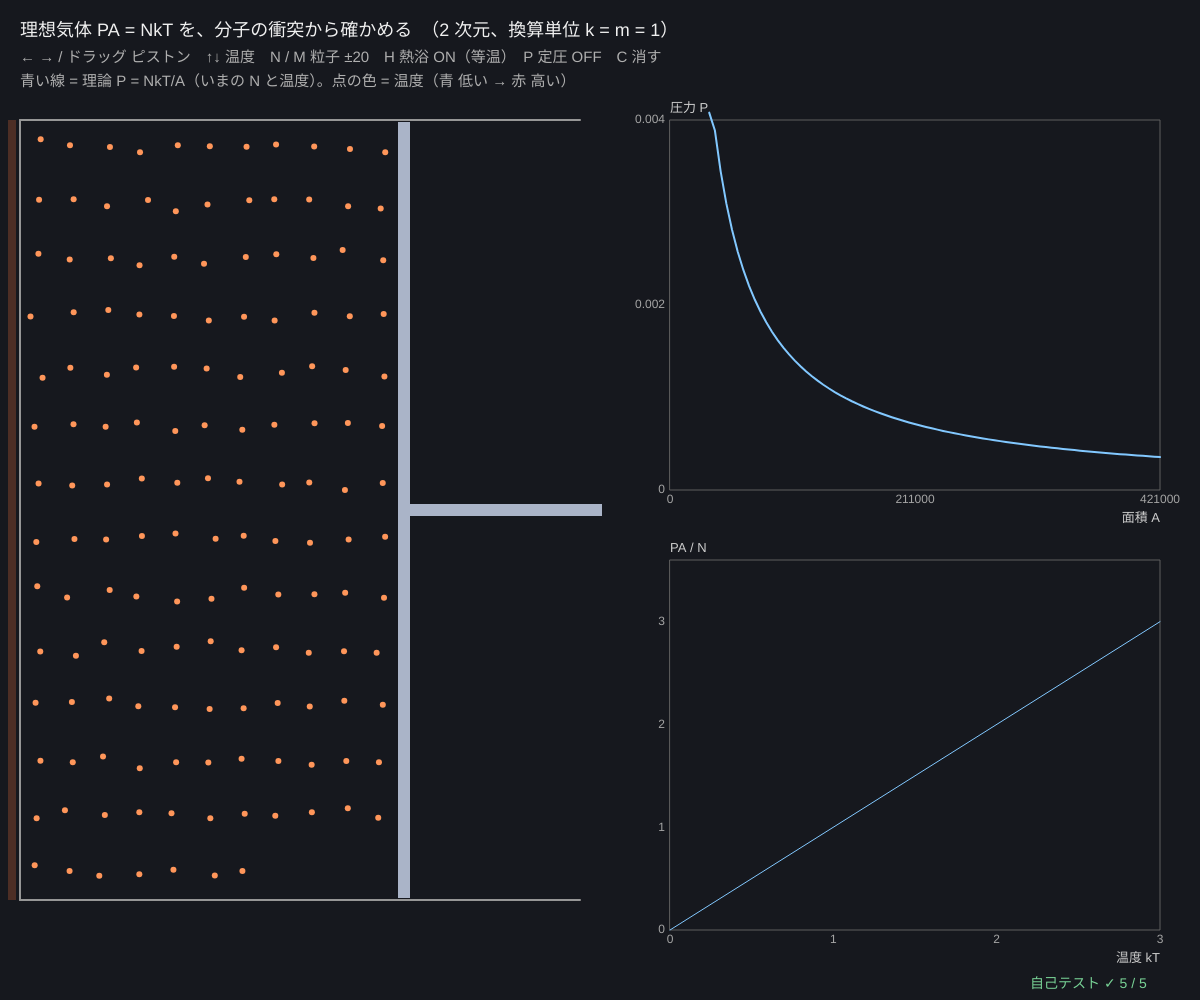
Frame 1 (no input)
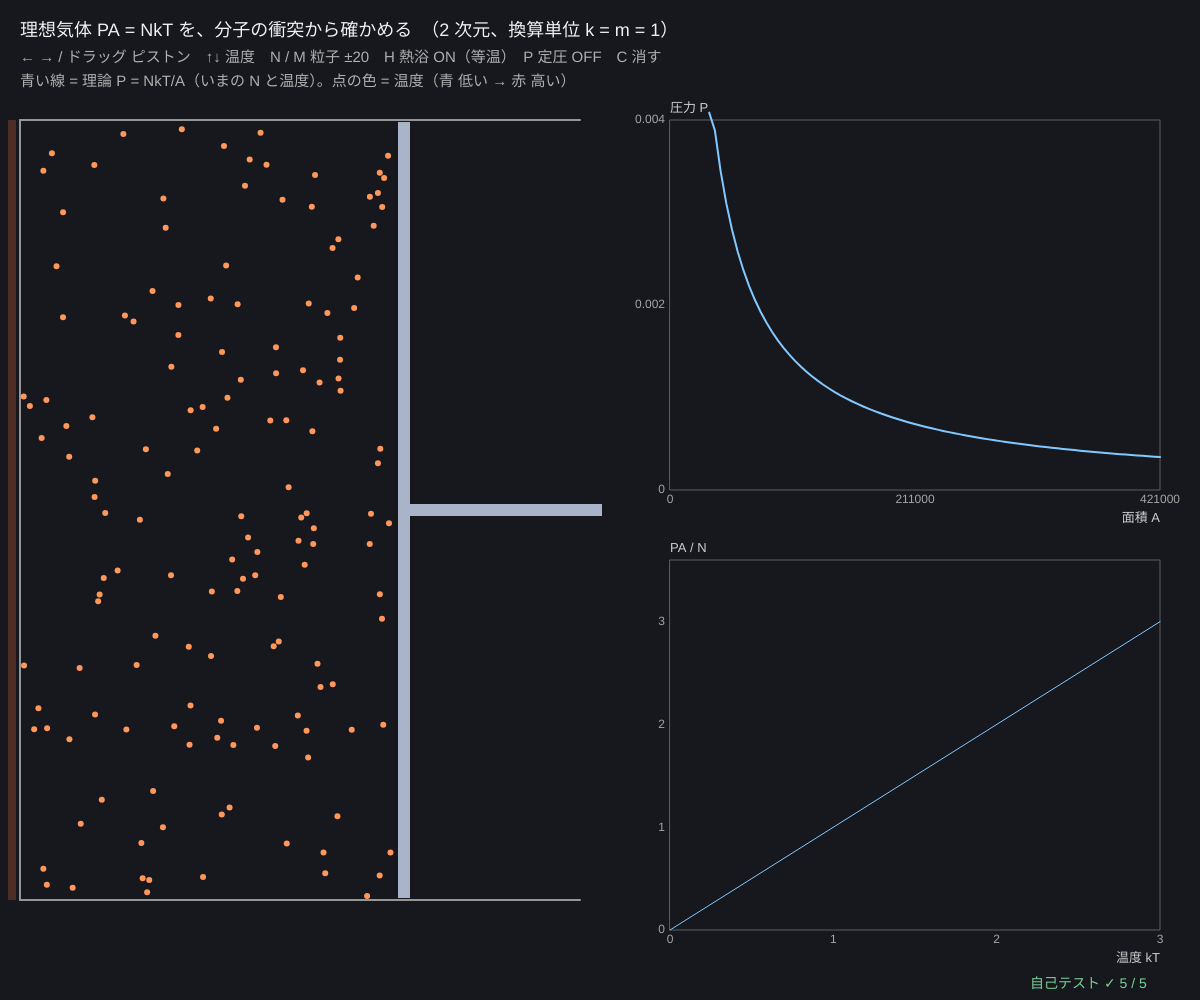
Frame 60 (no input)
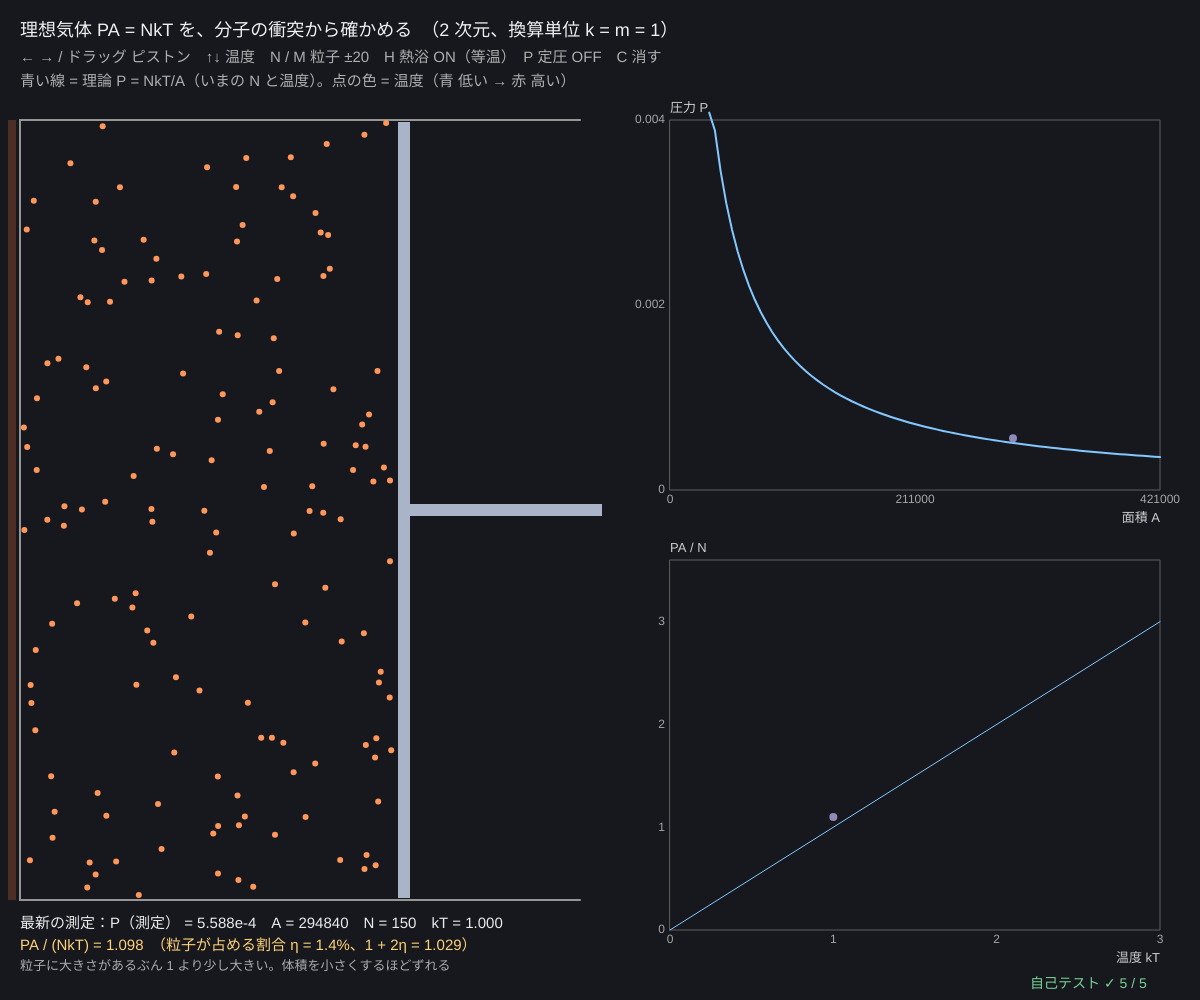
Frame 120 (the mouse pressed at the canvas centre since frame 60)

The p5.js sketch that drew these frames (run headless with seeded random() and noise() and a simulated clock; from frame 60 on, the mouse is pressed at the canvas centre):

// p5.js sketch
// ── sketch.js
// ============================================
// 01 理想気体の状態方程式 ─ 壁にぶつかる分子から圧力を測る
// 圧力 = 壁が受けた力積（運動量の変化の合計）÷（壁の長さ × 時間）。2 次元なので「体積」は面積 A
// 1.5 秒ごとに P を測って点を打つ。理想気体なら PA = NkT（PA/(NkT) = 1）。粒子に大きさがあるぶん少しだけ 1 より大きい
// ← → / ドラッグ ピストンを動かす / ↑ ↓ 温度 / N 粒子 +20  M 粒子 −20 / H 熱浴 ON/OFF / P 定圧モード / C グラフを消す
// 熱浴 ON = 温度を一定に保つ（ボイルの法則）。OFF でピストンを押し込むと、気体が仕事をされて温まる（断熱圧縮）
// ============================================

const RAD = 3;                         // ★ 粒子の半径
const WINDOW = 90;                     // ★ 何コマごとに圧力を測るか（60 コマ ≈ 1 秒）
let nPart = 150, targetT = 1, bath = true, constP = false, pSet = 0, gas, points = [], last = null, pEst = 0, impPrev = 0, frameT = 2;
let bx = 20, by = 120;

function setup() {
  createCanvas(windowWidth, windowHeight);
  selfTest();
  seedRng(3); makeBox(0.7);
}
function makeBox(frac) {
  gas = makeGas(nPart, Math.floor(width * 0.45), height - 220, RAD, targetT, 1);
  gas.wallMin = gas.W * 0.2;
  for (let i = 0; i < gas.n; i++) gas.x[i] *= frac;               // ピストンの内側にまとめる
  gas.wallX = gas.W * frac; gasResetMeter(gas); impPrev = 0; pEst = (nPart * targetT) / (gas.wallX * gas.H);
}

function draw() {
  background(22, 24, 30);
  // ---- ピストンの動き：キー・ドラッグ・定圧モード
  gas.wallU = 0;
  if (keyIsDown(LEFT_ARROW)) gas.wallU = -0.4;
  if (keyIsDown(RIGHT_ARROW)) gas.wallU = 0.4;
  if (mouseIsPressed && mouseX > bx && mouseX < bx + gas.W + 30 && mouseY > by && mouseY < by + gas.H) gas.wallU = clampv((mouseX - bx - gas.wallX) * 0.02, -0.4, 0.4);
  if (constP) gas.wallU = clampv(2 * (pEst / pSet - 1), -0.3, 0.3);   // 圧力が高すぎたら広げ、低すぎたら縮める
  gasAdvance(gas, frameT);
  if (bath) gasSetTemp(gas, targetT);
  let dImp = gas.imp - impPrev; impPrev = gas.imp;                       // その場の圧力（なめらかに）
  pEst = 0.95 * pEst + 0.05 * (dImp / (2 * (gas.wallX + gas.H) * frameT));
  if (frameCount % WINDOW === 0) {
    let P = gasPressure(gas), A = gas.wallX * gas.H, kT = gasTemp(gas);
    last = { P, A, N: gas.n, kT, Z: (P * A) / (gas.n * kT) };
    points.push(last); if (points.length > 120) points.shift();
    gasResetMeter(gas); impPrev = 0;
  }

  // ---- 箱・粒子・ピストン
  noFill(); stroke(150); strokeWeight(2); line(bx, by, bx + gas.W + 20, by); line(bx, by + gas.H, bx + gas.W + 20, by + gas.H); line(bx, by, bx, by + gas.H);
  noStroke(); fill(255, 150, 90);
  for (let i = 0; i < gas.n; i++) circle(bx + gas.x[i], by + gas.y[i], 2 * gas.r[i]);
  fill(170, 180, 200); rect(bx + gas.wallX, by + 2, 12, gas.H - 4); rect(bx + gas.wallX + 12, by + gas.H / 2 - 6, gas.W - gas.wallX + 30, 12);
  if (bath) { fill(255, 120, 60, 60); rect(bx - 12, by, 8, gas.H); }

  // ---- グラフ 1：P と A（ボイルの法則）、グラフ 2：PA/N と kT（傾き 1 の直線）
  let gx = bx + gas.W + 110, gw = width - gx - 40, gh = (height - 260) / 2;
  let g1 = { x: gx, y: by, w: gw, h: gh, x0: 0, x1: gas.W * gas.H, y0: 0, y1: Math.max(0.004, (3 * gas.n * targetT) / (gas.W * gas.H)) };
  plotAxes(g1, '面積 A', '圧力 P', [0, g1.x1 / 2, g1.x1], [0, g1.y1 / 2, g1.y1].map((v) => +v.toPrecision(2)));
  stroke(130, 200, 255); strokeWeight(2);
  polyline(Array.from({ length: 80 }, (_, k) => { let A = g1.x1 * (0.08 + (0.92 * k) / 79); return [gX(g1, A), gY(g1, (gas.n * targetT) / A)]; }));
  let g2 = { x: gx, y: by + gh + 70, w: gw, h: gh, x0: 0, x1: 3, y0: 0, y1: 3.6 };
  plotAxes(g2, '温度 kT', 'PA / N', [0, 1, 2, 3], [0, 1, 2, 3]);
  stroke(130, 200, 255); line(gX(g2, 0), gY(g2, 0), gX(g2, 3), gY(g2, 3));
  noStroke();
  for (let p of points) {
    fill(lerpColor(color(90, 160, 255), color(255, 90, 50), clampv(p.kT / 3, 0, 1)));
    circle(gX(g1, p.A), gY(g1, p.P), 8); circle(gX(g2, p.kT), gY(g2, (p.P * p.A) / p.N), 8);
  }

  // ---- 文字と表
  fill(240); textSize(18);
  text('理想気体 PA = NkT を、分子の衝突から確かめる　（2 次元、換算単位 k = m = 1）', 20, 36);
  fill(175); textSize(15);
  text('← → / ドラッグ ピストン　↑↓ 温度　N / M 粒子 ±20　H 熱浴 ' + (bath ? 'ON（等温）' : 'OFF（断熱）') + '　P 定圧 ' + (constP ? 'ON' : 'OFF') + '　C 消す', 20, 62);
  text('青い線 = 理論 P = NkT/A（いまの N と温度）。点の色 = 温度（青 低い → 赤 高い）', 20, 86);
  if (last) {
    let rows = [['P（測定）', last.P.toExponential(3)], ['A', last.A.toFixed(0)], ['N', last.N], ['kT', last.kT.toFixed(3)], ['PA / (NkT)', last.Z.toFixed(3)]];
    textSize(15);
    fill(235); text('最新の測定：' + rows.slice(0, 4).map((r) => r[0] + ' = ' + r[1]).join('　'), bx, by + gas.H + 28);
    let eta = (gas.n * Math.PI * RAD * RAD) / last.A;
    fill(255, 210, 120); text('PA / (NkT) = ' + last.Z.toFixed(3) + '　（粒子が占める割合 η = ' + (eta * 100).toFixed(1) + '%、1 + 2η = ' + (1 + 2 * eta).toFixed(3) + '）', bx, by + gas.H + 50);
    fill(170); textSize(13); text('粒子に大きさがあるぶん 1 より少し大きい。体積を小さくするほどずれる', bx, by + gas.H + 70);
  }
  drawSelfTest(width - 170, height - 12);
}

function keyPressed() {
  if (key === UP_ARROW) targetT = Math.min(3, targetT + 0.25);
  if (key === DOWN_ARROW) targetT = Math.max(0.25, targetT - 0.25);
  if (key === 'n' || key === 'N') { nPart = Math.min(400, nPart + 20); makeBox(gas.wallX / gas.W); }
  if (key === 'm' || key === 'M') { nPart = Math.max(20, nPart - 20); makeBox(gas.wallX / gas.W); }
  if (key === 'h' || key === 'H') { bath = !bath; if (bath) targetT = clampv(Math.round(gasTemp(gas) * 4) / 4, 0.25, 3); }
  if (key === 'p' || key === 'P') { constP = !constP; pSet = Math.max(1e-5, pEst); }
  if (key === 'c' || key === 'C') points = [];
  if (!bath && gasTemp(gas) > 4) gasSetTemp(gas, 4);
  return false;
}

// ---- 自己テスト
function selfTest() {
  selfTestResults = [];
  seedRng(11);
  let g = makeGas(1, 100, 50, 0.5, 1, 1); g.x[0] = 30; g.y[0] = 25; g.vx[0] = 2; g.vy[0] = 0;
  for (let k = 0; k < 20000; k++) gasStep(g, 0.25);
  check('1 粒子が左右の壁を往復：右の壁の圧力 = mv²/((L − 2r)·H)（1%）', near(g.impX / (g.H * g.time) / (4 / (99 * 50)), 1, 0.01));
  let w = makeGas(100, 400, 400, 3, 1, 1);
  for (let k = 0; k < 400; k++) gasStep(w, 0.5);
  gasResetMeter(w); for (let k = 0; k < 1600; k++) gasStep(w, 0.5);
  let Z1 = (gasPressure(w) * 400 * 400) / (100 * gasTemp(w)), eta = (100 * Math.PI * 9) / 160000;
  check('100 粒子の測定：PA/(NkT) = ' + Z1.toFixed(3) + '（1 + 2η = ' + (1 + 2 * eta).toFixed(3) + ' に 6% 以内）', Math.abs(Z1 / (1 + 2 * eta) - 1) < 0.06);
  let P1 = gasPressure(w), T1 = gasTemp(w); gasSetTemp(w, 2 * T1); gasResetMeter(w); for (let k = 0; k < 1600; k++) gasStep(w, 0.5);
  check('温度を 2 倍 → 圧力もほぼ 2 倍（比 ' + (gasPressure(w) / P1).toFixed(2) + '、±12%）', Math.abs(gasPressure(w) / P1 / 2 - 1) < 0.12);
  let m = makeGas(1, 100, 50, 0.5, 1, 1); m.x[0] = 99.7; m.vx[0] = 1; m.vy[0] = 0; m.wallU = -0.5; gasWalls(m, 0, 99);
  check('近づくピストン（速さ 0.5）ではね返ると速さ 1 → 2（壁の上で見れば弾性衝突）', near(m.vx[0], -2, 1e-12));
  let a = makeGas(60, 300, 300, 2, 1, 1), TA0 = gasTemp(a) * 300 * 300;
  for (let k = 0; k < 400; k++) gasStep(a, 0.5);
  TA0 = gasTemp(a) * a.wallX * a.H; a.wallU = -0.03;
  while (a.wallX > 150.5) gasStep(a, 0.5);
  a.wallU = 0; let TA1 = gasTemp(a) * a.wallX * a.H;
  check('熱浴なしでゆっくり半分に圧縮：2 次元の気体（γ = 2）は T·A が一定（比 ' + (TA1 / TA0).toFixed(3) + '、±8%）', Math.abs(TA1 / TA0 - 1) < 0.08 && gasTemp(a) > 1.5);
  reportSelfTest();
}

// ---------- やってみよう ----------
// 1. 熱浴 ON のまま、ピストンを少しずつ動かして点を打とう。点は青い曲線 P = NkT/A に乗る？（ボイルの法則）
// 2. ↑ で温度を上げると、点は下のグラフの直線（傾き 1）の上を右へ動く？
// 3. P で定圧モードにして ↑ で加熱。ピストンはどう動く？ A と T の関係は？（シャルルの法則）
// 4. H で熱浴を切り、ピストンを押し込むと温度は上がる？ 自転車の空気入れが熱くなるのと同じ
// 5. N で粒子を 400 にして小さく押し込むと、PA/(NkT) は 1 からどれくらいずれる？


// ==================================================
// ここから下は「熱力学の道具」（中身は読まなくても OK。消さないでね）
// ==================================================
// ---- 種つきの乱数（同じ種なら毎回同じ列）。シミュレーションと自己テストで使う
let rngState = 1;
function seedRng(s) { rngState = (s >>> 0) || 1; }
function rnd() {                       // 0〜1 の一様乱数（mulberry32）
  rngState = (rngState + 0x6d2b79f5) >>> 0;
  let t = rngState;
  t = Math.imul(t ^ (t >>> 15), t | 1);
  t ^= t + Math.imul(t ^ (t >>> 7), t | 61);
  return ((t ^ (t >>> 14)) >>> 0) / 4294967296;
}
function rndNormal() { let u = 1 - rnd(), v = rnd(); return Math.sqrt(-2 * Math.log(u)) * Math.cos(2 * Math.PI * v); }   // 標準正規分布
function clampv(v, a, b) { return v < a ? a : v > b ? b : v; }
// ---- 剛体円板の気体（2 次元、換算単位 k = 1）。粒子どうしは弾性衝突、壁ではね返る
// 近くのペアだけ調べる「セルリスト」：箱をマス目に分け、同じマスととなりのマスの粒子とだけ比べる
function makeGas(n, W, H, r, kT, m) {
  let g = { n, W, H, wallX: W, wallU: 0, wallMin: 4 * r, x: new Float64Array(n), y: new Float64Array(n), vx: new Float64Array(n), vy: new Float64Array(n),
    r: new Float64Array(n).fill(r), m: new Float64Array(n).fill(m || 1), imp: 0, impX: 0, meterT: 0, time: 0, onHit: null, barrier: null, big: [] };
  let cols = Math.max(1, Math.ceil(Math.sqrt((n * W) / H))), rows = Math.ceil(n / cols);
  for (let i = 0; i < n; i++) {        // 格子に少しずらして並べる（重ならない）
    g.x[i] = ((i % cols) + 0.5 + 0.2 * (rnd() - 0.5)) * (W / cols); g.y[i] = (Math.floor(i / cols) + 0.5 + 0.2 * (rnd() - 0.5)) * (H / rows);
    let s = Math.sqrt(kT / g.m[i]); g.vx[i] = s * rndNormal(); g.vy[i] = s * rndNormal();
  }
  gasCells(g); return g;
}
function gasCells(g) {                 // マス目の大きさ = ふつうの粒子の直径の最大（大きな粒子は別あつかい）
  let rs = 0; g.big = [];
  for (let i = 0; i < g.n; i++) { if (g.r[i] > 2 * g.r[0]) g.big.push(i); else rs = Math.max(rs, g.r[i]); }
  g.cs = 2 * rs + 1e-9; g.nx = Math.max(1, Math.floor(g.W / g.cs)); g.ny = Math.max(1, Math.floor(g.H / g.cs));
  g.head = new Int32Array(g.nx * g.ny); g.next = new Int32Array(g.n); g.isBig = new Uint8Array(g.n); for (let b of g.big) g.isBig[b] = 1;
}
function gasPair(g, i, j) {            // 重なっていて近づいている 2 粒子を弾性衝突させる（運動量とエネルギーを保存）
  let dx = g.x[j] - g.x[i], dy = g.y[j] - g.y[i], R = g.r[i] + g.r[j], d2 = dx * dx + dy * dy;
  if (d2 >= R * R || d2 === 0) return;
  let d = Math.sqrt(d2), nx = dx / d, ny = dy / d, mi = g.m[i], mj = g.m[j];
  let vn = (g.vx[i] - g.vx[j]) * nx + (g.vy[i] - g.vy[j]) * ny;
  if (vn > 0) { let J = ((2 * mi * mj) / (mi + mj)) * vn; g.vx[i] -= (J / mi) * nx; g.vy[i] -= (J / mi) * ny; g.vx[j] += (J / mj) * nx; g.vy[j] += (J / mj) * ny; }
  let ov = R - d, wi = mj / (mi + mj), wj = mi / (mi + mj);   // 重なりを押しもどす（速度は変えない）
  g.x[i] -= nx * ov * wi; g.y[i] -= ny * ov * wi; g.x[j] += nx * ov * wj; g.y[j] += ny * ov * wj;
}
function gasCollide(g) {
  let { nx, ny, cs, head, next } = g; head.fill(-1);
  for (let i = 0; i < g.n; i++) {
    if (g.isBig[i]) continue;
    let c = clampv(Math.floor(g.x[i] / cs), 0, nx - 1) + nx * clampv(Math.floor(g.y[i] / cs), 0, ny - 1);
    next[i] = head[c]; head[c] = i;
  }
  for (let cy = 0; cy < ny; cy++) for (let cx = 0; cx < nx; cx++) {
    for (let i = head[cx + nx * cy]; i >= 0; i = next[i]) {
      for (let j = next[i]; j >= 0; j = next[j]) gasPair(g, i, j);          // 同じマス
      for (let [ox, oy] of NEIGH) {                                         // となりのマス（半分だけ = 二重に数えない）
        let ax = cx + ox, ay = cy + oy; if (ax < 0 || ax >= nx || ay >= ny) continue;
        for (let j = head[ax + nx * ay]; j >= 0; j = next[j]) gasPair(g, i, j);
      }
    }
  }
  for (let b of g.big) for (let j = 0; j < g.n; j++) if (j !== b) gasPair(g, b, j);
}
const NEIGH = [[1, 0], [-1, 1], [0, 1], [1, 1]];
function gasWalls(g, i, xOld) {        // 壁ではね返る。壁が受けた力積（運動量の変化）を数えて圧力にする
  let ri = g.r[i], mi = g.m[i], xr = g.wallX - ri, hit = 0;
  if (g.x[i] < ri) { g.x[i] = Math.min(2 * ri - g.x[i], xr); if (g.vx[i] < 0) { hit = -2 * g.vx[i]; g.vx[i] = -g.vx[i]; } }
  if (g.x[i] > xr) {                   // 右の壁はピストン（速さ wallU で動く。動く壁ではね返ると気体は仕事をする / される）
    g.x[i] = Math.max(2 * xr - g.x[i], ri);
    if (g.vx[i] > g.wallU) { let nv = 2 * g.wallU - g.vx[i]; hit = g.vx[i] - nv; g.impX += mi * hit; g.vx[i] = nv; }
  }
  if (g.y[i] < ri) { g.y[i] = Math.min(2 * ri - g.y[i], g.H - ri); if (g.vy[i] < 0) { hit = -2 * g.vy[i]; g.vy[i] = -g.vy[i]; } }
  if (g.y[i] > g.H - ri) { g.y[i] = Math.max(2 * (g.H - ri) - g.y[i], ri); if (g.vy[i] > 0) { hit = 2 * g.vy[i]; g.vy[i] = -g.vy[i]; } }
  if (hit > 0) { g.imp += mi * hit; if (g.onHit) g.onHit(i, hit / 2); }
  if (g.barrier) g.barrier(g, i, xOld);
}
function gasStep(g, dt) {
  g.wallX = clampv(g.wallX + g.wallU * dt, g.wallMin, g.W);
  for (let i = 0; i < g.n; i++) { let xo = g.x[i]; g.x[i] += g.vx[i] * dt; g.y[i] += g.vy[i] * dt; gasWalls(g, i, xo); }
  gasCollide(g); if (g.after) g.after(g);
  g.time += dt; g.meterT += dt;
}
// 1 コマ分（時間 tt）を進める。いちばん速い粒子でも 1 回に半径の 1/3 しか動かないように細かく分ける
function gasAdvance(g, tt) {
  let v2 = 0, rmin = Infinity;
  for (let i = 0; i < g.n; i++) { v2 = Math.max(v2, g.vx[i] * g.vx[i] + g.vy[i] * g.vy[i]); rmin = Math.min(rmin, g.r[i]); }
  let nsub = clampv(Math.ceil(((Math.sqrt(v2) + Math.abs(g.wallU)) * tt) / (0.33 * rmin)), 1, 60);
  for (let k = 0; k < nsub; k++) gasStep(g, tt / nsub);
}
function gasKE(g) { let e = 0; for (let i = 0; i < g.n; i++) e += 0.5 * g.m[i] * (g.vx[i] * g.vx[i] + g.vy[i] * g.vy[i]); return e; }
function gasTemp(g) { return gasKE(g) / Math.max(1, g.n); }                 // 2 次元：平均運動エネルギー ⟨½mv²⟩ = kT
function gasMomentum(g) { let px = 0, py = 0; for (let i = 0; i < g.n; i++) { px += g.m[i] * g.vx[i]; py += g.m[i] * g.vy[i]; } return [px, py]; }
function gasSetTemp(g, kT) { let f = Math.sqrt(clampv(kT, 1e-6, 1e6) / Math.max(1e-12, gasTemp(g))); for (let i = 0; i < g.n; i++) { g.vx[i] *= f; g.vy[i] *= f; } }
function gasPressure(g) { return g.imp / Math.max(1e-9, 2 * (g.wallX + g.H) * g.meterT); }   // 力積 ÷（壁の長さ × 時間）
function gasResetMeter(g) { g.imp = 0; g.impX = 0; g.meterT = 0; }
function mb2d(v, kT, m) { m = m || 1; return ((m * v) / kT) * Math.exp((-m * v * v) / (2 * kT)); }   // 2 次元のマクスウェル-ボルツマン分布（速さ）
// ---- グラフの道具：g = { x, y, w, h, x0, x1, y0, y1, logx, logy }
function gX(g, v) { let t = g.logx ? (Math.log(v) - Math.log(g.x0)) / (Math.log(g.x1) - Math.log(g.x0)) : (v - g.x0) / (g.x1 - g.x0); return g.x + clampv(t, -0.02, 1.02) * g.w; }
function gY(g, v) { let t = g.logy ? (Math.log(v) - Math.log(g.y0)) / (Math.log(g.y1) - Math.log(g.y0)) : (v - g.y0) / (g.y1 - g.y0); return g.y + g.h - clampv(t, -0.02, 1.02) * g.h; }
function plotAxes(g, xl, yl, xt, yt) {
  stroke(95); strokeWeight(1); noFill(); rect(g.x, g.y, g.w, g.h);
  noStroke(); fill(165); textSize(12); textAlign(CENTER, TOP);
  for (let v of xt) text(+v.toPrecision(3), gX(g, v), g.y + g.h + 4);
  textAlign(RIGHT, CENTER);
  for (let v of yt) text(+v.toPrecision(3), g.x - 5, gY(g, v));
  textAlign(LEFT, BASELINE); fill(205); textSize(13);
  text(xl, g.x + g.w - textWidth(xl), g.y + g.h + 32); text(yl, g.x, g.y - 8);
}
function polyline(pts) {               // 点が 2 つ以上あるときだけ折れ線を描く
  if (pts.length < 2) return;
  noFill(); beginShape(); for (let p of pts) vertex(p[0], p[1]); endShape();
}
// ---- 自己テストの道具
let selfTestResults = [];
function check(name, cond) { selfTestResults.push({ name, ok: !!cond }); }
function near(a, b, tol) { return a !== null && a !== undefined && isFinite(a) && Math.abs(a - b) <= (tol === undefined ? 1e-9 : tol); }
function reportSelfTest() { for (let r of selfTestResults) (r.ok ? console.log : console.error)((r.ok ? '✓ ' : '✗ ') + r.name); }
function selfTestLine() { let n = selfTestResults.filter((r) => r.ok).length; return '自己テスト ' + (n === selfTestResults.length ? '✓ ' : '✗ ') + n + ' / ' + selfTestResults.length; }
function drawSelfTest(x, y) { noStroke(); fill(selfTestResults.every((r) => r.ok) ? color(120, 210, 150) : color(255, 90, 90)); textSize(14); textAlign(LEFT, BASELINE); text(selfTestLine(), x, y); }
